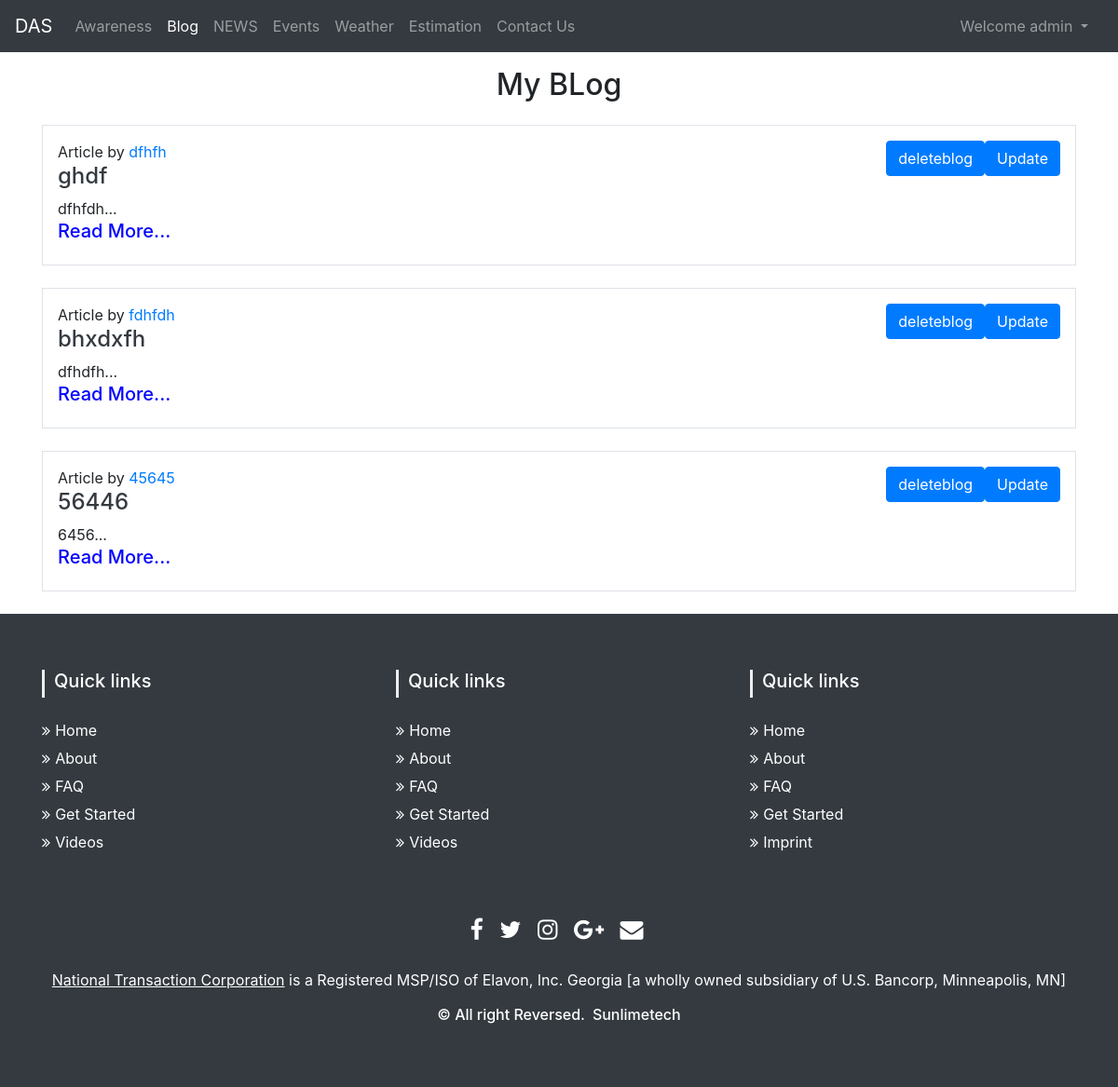
Before: /myblogs/admin (signed in) with the older database file.
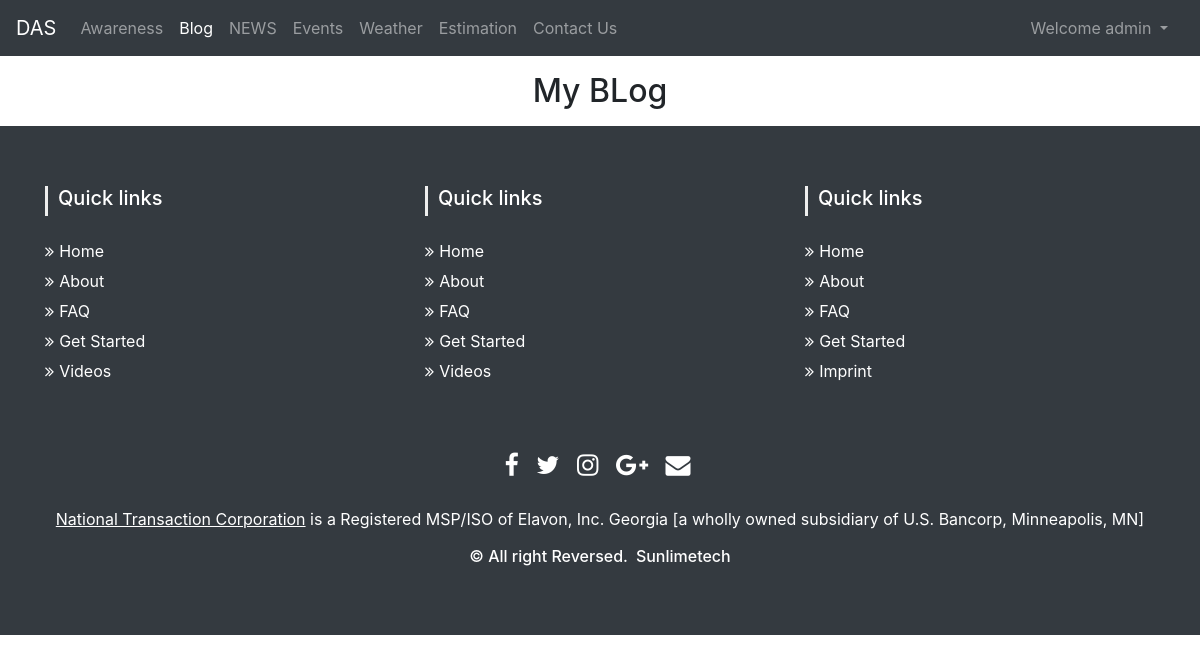
After: the same page with the newer database file.
### fyp/models.py (models this page shows, shortened)
class Blog(models.Model):
    sno = models.AutoField(primary_key=True)
    title = models.CharField(max_length=200)
    content = RichTextField(null=True)
    short_desc = models.CharField(max_length=300, default="")
    slug = models.CharField(max_length=100)
    time = models.DateTimeField(auto_now_add=True)
    author = models.CharField(max_length=20, default="")
    username = models.CharField(max_length=20, default="")

### fyp/views.py (the view)
# urls.py: path('myblogs/<str:username>', views.myblogs, name='myblogs'),
def myblogs(request,username):
    blogs = Blog.objects.filter(username=username)
    context={'blogs':blogs}
    return render(request, 'myblogs.html',context)

### templates/myblogs.html (shortened to what this page needs)
{% extends 'base.html' %}
{% block blogactive %}active{% endblock blogactive %}
{% block body %}
{% if user.is_authenticated %}
<div class="container">
  <h2 class="text-center my-3">My BLog</h2>
{% for blog in blogs %}
  <div class="my-4 p-3 border">
    <a class="btn btn-primary my-2 my-sm-0" style="float:right;" href="/blogupdate/{{blog.title}}" role="button">Update</a>
    <a class="btn btn-primary my-2 my-sm-0" style="float:right;" href="/deleteblog/{{blog.title}}" role="button">deleteblog</a>
    <p class="mb-0 "> Article by <a href="#">{{blog.author}}</a></p>
    <h4 class="text-dark"> <a href="/blogpost/{{blog.slug}}" class="text-dark">{{blog.title}}</a></h4>
    <div>
      {{blog.short_desc|slice:200}}...
    </div>
    <a href="/blogpost/{{blog.slug}}" class="text-dark"><h5 style="color: blue;">Read More...</h5></a>
  </div>
  {% endfor %}
</div>
{% endif %}
{% endblock body %}

Changed rows visible on the page:
removed Blog: author "dfhfh", title "ghdf", short_desc "dfhfdh"
removed Blog: author "fdhfdh", title "bhxdxfh", short_desc "dfhdfh"
removed Blog: author "45645", title "56446", short_desc "6456"
